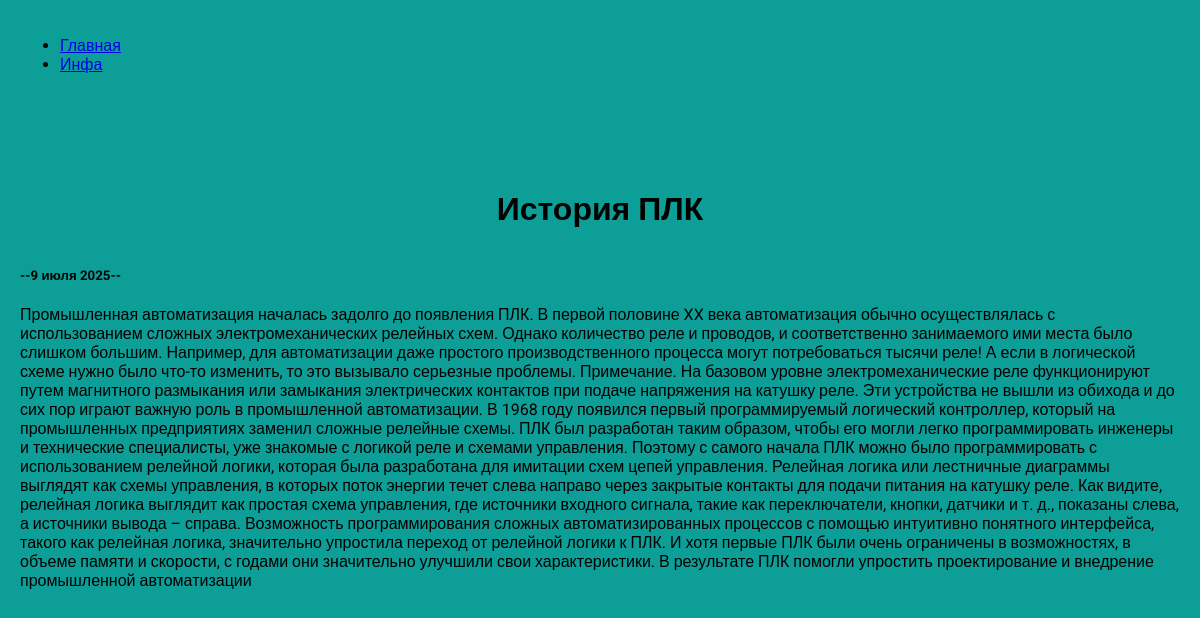
Page /info/1/ on the committed database.
### info/models.py (models this page shows, shortened)
class Info(models.Model):
    title = models.CharField()
    descriptions = models.TextField()
    date = models.DateField()

### info/views.py (the view)
# urls.py: path('<int:info_id>/', views.info_details, name="info_details"),
def info_details(request, info_id):
    info_d = get_object_or_404(Info, pk=info_id)
    return render(request, "info/info_details.html", {'info_d': info_d})

### info/templates/info/info_details.html
{% extends 'show/base.html' %}
{% load static %}
{% block content %}
<div class="detail">
    <h1>{{ info_d.title }} </h1>
    <h5>--{{ info_d.date|date:'j E Y'  }}--</h5>
    {{ info_d.descriptions }}
</div>
{% endblock %}

### show/static/css/style.css (style rules this page uses)
body { font-family: "Roboto", sans-serif; background: #0c9e97; padding: 0; margin: 0; }
h1 { text-align: center; margin: 60px 0 40px; }

### rows in the picture
Info: title "История ПЛК", date "9 июля 2025", descriptions "Промышленная автоматизация началась задолго до появления ПЛК. В первой половине XX века автоматизация обычно осуществлялась с использованием сложных электромеханических релейных схем. Однако количество реле и проводов, и соответственно занимаемого ими места было слишком большим. Например, для автоматизации даже простого производственного процесса могут потребоваться тысячи реле! А если в логической схеме нужно было что-то изменить, то это вызывало серьезные проблемы. Примечание. На базовом уровне электромеханические реле функционируют путем магнитного размыкания или замыкания электрических контактов при подаче напряжения на катушку реле. Эти устройства не вышли из обихода и до сих пор…"
